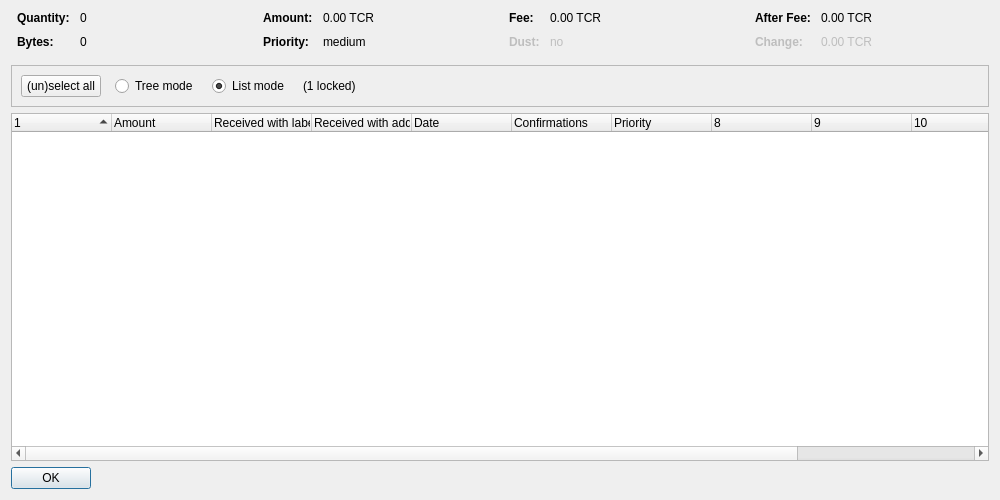
<?xml version="1.0" encoding="UTF-8"?>
<ui version="4.0">
 <class>SigmaCoinControlDialog</class>
 <widget class="QDialog" name="SigmaCoinControlDialog">
  <property name="geometry">
   <rect>
    <x>0</x>
    <y>0</y>
    <width>1000</width>
    <height>500</height>
   </rect>
  </property>
  <property name="windowTitle">
   <string>Coin Selection</string>
  </property>
  <layout class="QVBoxLayout" name="verticalLayout">
   <item>
    <layout class="QHBoxLayout" name="horizontalLayoutTop" stretch="0,0,0,0">
     <property name="topMargin">
      <number>0</number>
     </property>
     <property name="bottomMargin">
      <number>10</number>
     </property>
     <item>
      <layout class="QFormLayout" name="formLayoutCoinControl1">
       <property name="horizontalSpacing">
        <number>10</number>
       </property>
       <property name="verticalSpacing">
        <number>10</number>
       </property>
       <property name="leftMargin">
        <number>6</number>
       </property>
       <property name="rightMargin">
        <number>6</number>
       </property>
       <item row="0" column="0">
        <widget class="QLabel" name="labelCoinControlQuantityText">
         <property name="font">
          <font>
           <weight>75</weight>
           <bold>true</bold>
          </font>
         </property>
         <property name="text">
          <string>Quantity:</string>
         </property>
        </widget>
       </item>
       <item row="0" column="1">
        <widget class="QLabel" name="labelCoinControlQuantity">
         <property name="cursor">
          <cursorShape>IBeamCursor</cursorShape>
         </property>
         <property name="contextMenuPolicy">
          <enum>Qt::ActionsContextMenu</enum>
         </property>
         <property name="text">
          <string notr="true">0</string>
         </property>
         <property name="textInteractionFlags">
          <set>Qt::LinksAccessibleByMouse|Qt::TextSelectableByKeyboard|Qt::TextSelectableByMouse</set>
         </property>
        </widget>
       </item>
       <item row="1" column="0">
        <widget class="QLabel" name="labelCoinControlBytesText">
         <property name="font">
          <font>
           <weight>75</weight>
           <bold>true</bold>
          </font>
         </property>
         <property name="text">
          <string>Bytes:</string>
         </property>
        </widget>
       </item>
       <item row="1" column="1">
        <widget class="QLabel" name="labelCoinControlBytes">
         <property name="cursor">
          <cursorShape>IBeamCursor</cursorShape>
         </property>
         <property name="contextMenuPolicy">
          <enum>Qt::ActionsContextMenu</enum>
         </property>
         <property name="text">
          <string notr="true">0</string>
         </property>
         <property name="textInteractionFlags">
          <set>Qt::LinksAccessibleByMouse|Qt::TextSelectableByKeyboard|Qt::TextSelectableByMouse</set>
         </property>
        </widget>
       </item>
      </layout>
     </item>
     <item>
      <layout class="QFormLayout" name="formLayoutCoinControl2">
       <property name="horizontalSpacing">
        <number>10</number>
       </property>
       <property name="verticalSpacing">
        <number>10</number>
       </property>
       <property name="leftMargin">
        <number>6</number>
       </property>
       <property name="rightMargin">
        <number>6</number>
       </property>
       <item row="0" column="0">
        <widget class="QLabel" name="labelCoinControlAmountText">
         <property name="font">
          <font>
           <weight>75</weight>
           <bold>true</bold>
          </font>
         </property>
         <property name="text">
          <string>Amount:</string>
         </property>
        </widget>
       </item>
       <item row="0" column="1">
        <widget class="QLabel" name="labelCoinControlAmount">
         <property name="cursor">
          <cursorShape>IBeamCursor</cursorShape>
         </property>
         <property name="contextMenuPolicy">
          <enum>Qt::ActionsContextMenu</enum>
         </property>
         <property name="text">
          <string notr="true">0.00 TCR</string>
         </property>
         <property name="textInteractionFlags">
          <set>Qt::LinksAccessibleByMouse|Qt::TextSelectableByKeyboard|Qt::TextSelectableByMouse</set>
         </property>
        </widget>
       </item>
       <item row="1" column="0">
        <widget class="QLabel" name="labelCoinControlPriorityText">
         <property name="font">
          <font>
           <weight>75</weight>
           <bold>true</bold>
          </font>
         </property>
         <property name="text">
          <string>Priority:</string>
         </property>
        </widget>
       </item>
       <item row="1" column="1">
        <widget class="QLabel" name="labelCoinControlPriority">
         <property name="cursor">
          <cursorShape>IBeamCursor</cursorShape>
         </property>
         <property name="contextMenuPolicy">
          <enum>Qt::ActionsContextMenu</enum>
         </property>
         <property name="text">
          <string notr="true">medium</string>
         </property>
         <property name="textInteractionFlags">
          <set>Qt::LinksAccessibleByMouse|Qt::TextSelectableByKeyboard|Qt::TextSelectableByMouse</set>
         </property>
        </widget>
       </item>
      </layout>
     </item>
     <item>
      <layout class="QFormLayout" name="formLayoutCoinControl3">
       <property name="horizontalSpacing">
        <number>10</number>
       </property>
       <property name="verticalSpacing">
        <number>10</number>
       </property>
       <property name="leftMargin">
        <number>6</number>
       </property>
       <property name="rightMargin">
        <number>6</number>
       </property>
       <item row="0" column="0">
        <widget class="QLabel" name="labelCoinControlFeeText">
         <property name="font">
          <font>
           <weight>75</weight>
           <bold>true</bold>
          </font>
         </property>
         <property name="text">
          <string>Fee:</string>
         </property>
        </widget>
       </item>
       <item row="0" column="1">
        <widget class="QLabel" name="labelCoinControlFee">
         <property name="cursor">
          <cursorShape>IBeamCursor</cursorShape>
         </property>
         <property name="contextMenuPolicy">
          <enum>Qt::ActionsContextMenu</enum>
         </property>
         <property name="text">
          <string notr="true">0.00 TCR</string>
         </property>
         <property name="textInteractionFlags">
          <set>Qt::LinksAccessibleByMouse|Qt::TextSelectableByKeyboard|Qt::TextSelectableByMouse</set>
         </property>
        </widget>
       </item>
       <item row="1" column="0">
        <widget class="QLabel" name="labelCoinControlLowOutputText">
         <property name="enabled">
          <bool>false</bool>
         </property>
         <property name="font">
          <font>
           <weight>75</weight>
           <bold>true</bold>
          </font>
         </property>
         <property name="text">
          <string>Dust:</string>
         </property>
        </widget>
       </item>
       <item row="1" column="1">
        <widget class="QLabel" name="labelCoinControlLowOutput">
         <property name="enabled">
          <bool>false</bool>
         </property>
         <property name="cursor">
          <cursorShape>IBeamCursor</cursorShape>
         </property>
         <property name="contextMenuPolicy">
          <enum>Qt::ActionsContextMenu</enum>
         </property>
         <property name="text">
          <string notr="true">no</string>
         </property>
         <property name="textInteractionFlags">
          <set>Qt::LinksAccessibleByMouse|Qt::TextSelectableByKeyboard|Qt::TextSelectableByMouse</set>
         </property>
        </widget>
       </item>
      </layout>
     </item>
     <item>
      <layout class="QFormLayout" name="formLayoutCoinControl4">
       <property name="horizontalSpacing">
        <number>10</number>
       </property>
       <property name="verticalSpacing">
        <number>10</number>
       </property>
       <property name="leftMargin">
        <number>6</number>
       </property>
       <property name="rightMargin">
        <number>6</number>
       </property>
       <item row="0" column="0">
        <widget class="QLabel" name="labelCoinControlAfterFeeText">
         <property name="font">
          <font>
           <weight>75</weight>
           <bold>true</bold>
          </font>
         </property>
         <property name="text">
          <string>After Fee:</string>
         </property>
        </widget>
       </item>
       <item row="0" column="1">
        <widget class="QLabel" name="labelCoinControlAfterFee">
         <property name="cursor">
          <cursorShape>IBeamCursor</cursorShape>
         </property>
         <property name="contextMenuPolicy">
          <enum>Qt::ActionsContextMenu</enum>
         </property>
         <property name="text">
          <string notr="true">0.00 TCR</string>
         </property>
         <property name="textInteractionFlags">
          <set>Qt::LinksAccessibleByMouse|Qt::TextSelectableByKeyboard|Qt::TextSelectableByMouse</set>
         </property>
        </widget>
       </item>
       <item row="1" column="0">
        <widget class="QLabel" name="labelCoinControlChangeText">
         <property name="enabled">
          <bool>false</bool>
         </property>
         <property name="font">
          <font>
           <weight>75</weight>
           <bold>true</bold>
          </font>
         </property>
         <property name="text">
          <string>Change:</string>
         </property>
        </widget>
       </item>
       <item row="1" column="1">
        <widget class="QLabel" name="labelCoinControlChange">
         <property name="enabled">
          <bool>false</bool>
         </property>
         <property name="cursor">
          <cursorShape>IBeamCursor</cursorShape>
         </property>
         <property name="contextMenuPolicy">
          <enum>Qt::ActionsContextMenu</enum>
         </property>
         <property name="text">
          <string notr="true">0.00 TCR</string>
         </property>
         <property name="textInteractionFlags">
          <set>Qt::LinksAccessibleByMouse|Qt::TextSelectableByKeyboard|Qt::TextSelectableByMouse</set>
         </property>
        </widget>
       </item>
      </layout>
     </item>
    </layout>
   </item>
   <item>
    <widget class="QFrame" name="frame">
     <property name="minimumSize">
      <size>
       <width>0</width>
       <height>40</height>
      </size>
     </property>
     <property name="frameShape">
      <enum>QFrame::StyledPanel</enum>
     </property>
     <property name="frameShadow">
      <enum>QFrame::Sunken</enum>
     </property>
     <layout class="QHBoxLayout" name="horizontalLayout">
      <item>
       <layout class="QHBoxLayout" name="horizontalLayoutPanel" stretch="0,0,0,0,0">
        <property name="spacing">
         <number>14</number>
        </property>
        <item>
         <widget class="QPushButton" name="pushButtonSelectAll">
          <property name="sizePolicy">
           <sizepolicy hsizetype="Maximum" vsizetype="Fixed">
            <horstretch>0</horstretch>
            <verstretch>0</verstretch>
           </sizepolicy>
          </property>
          <property name="text">
           <string>(un)select all</string>
          </property>
          <property name="autoDefault">
           <bool>false</bool>
          </property>
         </widget>
        </item>
        <item>
         <widget class="QRadioButton" name="radioTreeMode">
          <property name="sizePolicy">
           <sizepolicy hsizetype="Maximum" vsizetype="Fixed">
            <horstretch>0</horstretch>
            <verstretch>0</verstretch>
           </sizepolicy>
          </property>
          <property name="text">
           <string>Tree mode</string>
          </property>
         </widget>
        </item>
        <item>
         <widget class="QRadioButton" name="radioListMode">
          <property name="sizePolicy">
           <sizepolicy hsizetype="Maximum" vsizetype="Fixed">
            <horstretch>0</horstretch>
            <verstretch>0</verstretch>
           </sizepolicy>
          </property>
          <property name="text">
           <string>List mode</string>
          </property>
          <property name="checked">
           <bool>true</bool>
          </property>
         </widget>
        </item>
        <item>
         <widget class="QLabel" name="labelLocked">
          <property name="text">
           <string notr="true">(1 locked)</string>
          </property>
         </widget>
        </item>
        <item>
         <spacer name="horizontalSpacer">
          <property name="orientation">
           <enum>Qt::Horizontal</enum>
          </property>
          <property name="sizeHint" stdset="0">
           <size>
            <width>40</width>
            <height>20</height>
           </size>
          </property>
         </spacer>
        </item>
       </layout>
      </item>
     </layout>
    </widget>
   </item>
   <item>
    <widget class="CoinControlTreeWidget" name="treeWidget">
     <property name="contextMenuPolicy">
      <enum>Qt::CustomContextMenu</enum>
     </property>
     <property name="sortingEnabled">
      <bool>false</bool>
     </property>
     <property name="columnCount">
      <number>12</number>
     </property>
     <attribute name="headerShowSortIndicator" stdset="0">
      <bool>true</bool>
     </attribute>
     <attribute name="headerStretchLastSection">
      <bool>false</bool>
     </attribute>
     <column>
      <property name="text">
       <string/>
      </property>
     </column>
     <column>
      <property name="text">
       <string>Amount</string>
      </property>
     </column>
     <column>
      <property name="text">
       <string>Received with label</string>
      </property>
     </column>
     <column>
      <property name="text">
       <string>Received with address</string>
      </property>
     </column>
     <column>
      <property name="text">
       <string>Date</string>
      </property>
     </column>
     <column>
      <property name="text">
       <string>Confirmations</string>
      </property>
      <property name="toolTip">
       <string>Confirmed</string>
      </property>
     </column>
     <column>
      <property name="text">
       <string>Priority</string>
      </property>
     </column>
     <column>
      <property name="text">
       <string/>
      </property>
     </column>
     <column>
      <property name="text">
       <string/>
      </property>
     </column>
     <column>
      <property name="text">
       <string/>
      </property>
     </column>
     <column>
      <property name="text">
       <string/>
      </property>
     </column>
     <column>
      <property name="text">
       <string/>
      </property>
     </column>
    </widget>
   </item>
   <item>
    <widget class="QDialogButtonBox" name="buttonBox">
     <property name="sizePolicy">
      <sizepolicy hsizetype="Maximum" vsizetype="Fixed">
       <horstretch>0</horstretch>
       <verstretch>0</verstretch>
      </sizepolicy>
     </property>
     <property name="orientation">
      <enum>Qt::Horizontal</enum>
     </property>
     <property name="standardButtons">
      <set>QDialogButtonBox::Ok</set>
     </property>
    </widget>
   </item>
  </layout>
 </widget>
 <customwidgets>
  <customwidget>
   <class>CoinControlTreeWidget</class>
   <extends>QTreeWidget</extends>
   <header>coincontroltreewidget.h</header>
  </customwidget>
 </customwidgets>
 <resources/>
 <connections/>
</ui>
